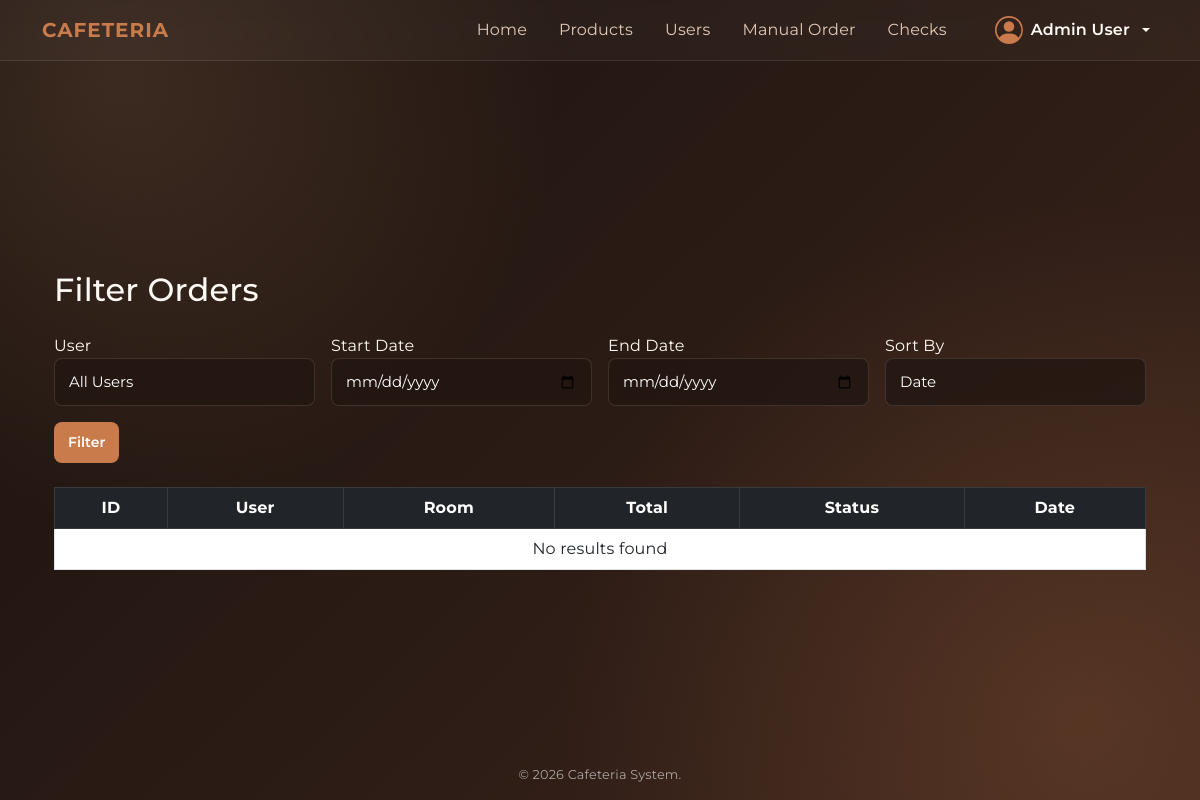
Page /admin/checks.php (signed in) on the earlier database version.
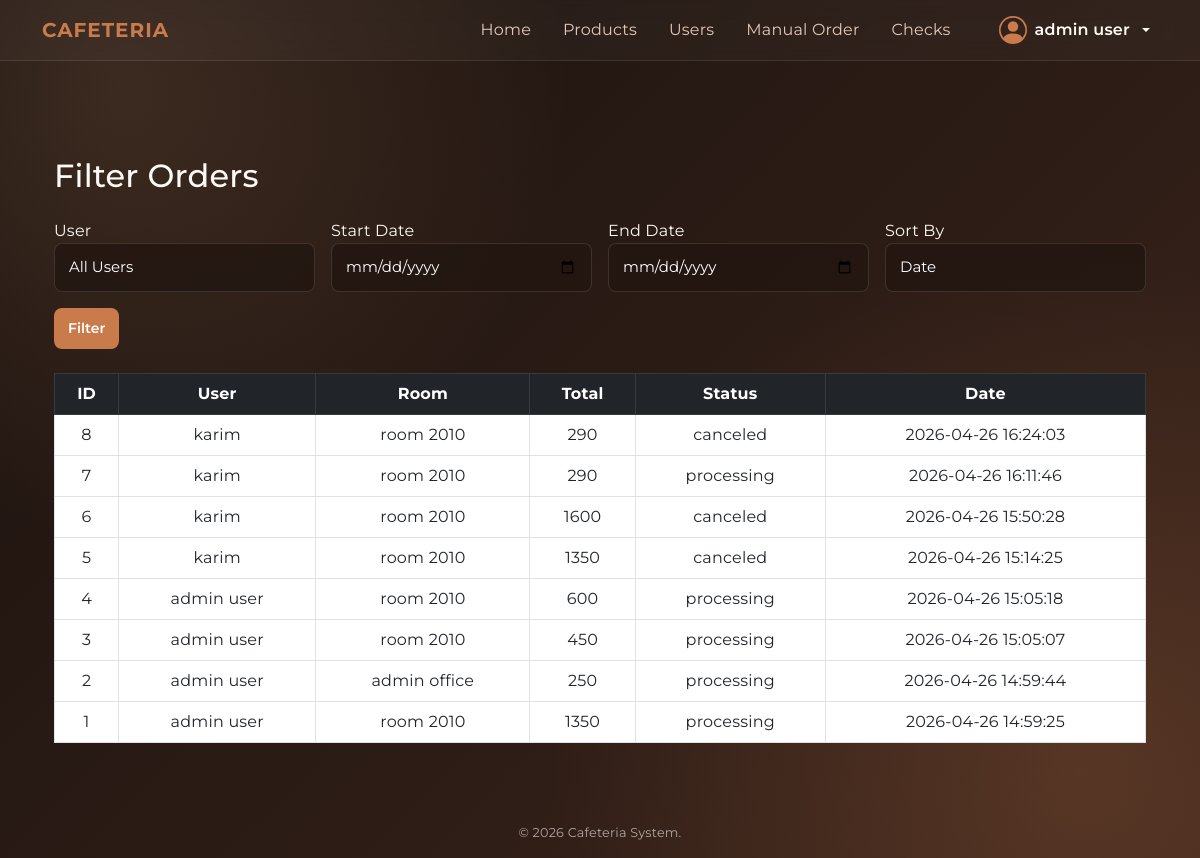
Same page on the later database version.
### tables this page shows
CREATE TABLE orders (
    id INTEGER PRIMARY KEY AUTOINCREMENT,
    user_id INTEGER NOT NULL,
    room_id INTEGER NOT NULL, -- Exact delivery destination
    status TEXT DEFAULT 'processing',
    total_amount REAL NOT NULL,
    notes TEXT,
    created_at TEXT DEFAULT CURRENT_TIMESTAMP,
    FOREIGN KEY (user_id) REFERENCES users(id) ON DELETE CASCADE,
    FOREIGN KEY (room_id) REFERENCES rooms(id) ON DELETE SET NULL,
    CHECK (status IN ('processing', 'out for delivery', 'done', 'canceled'))
);

CREATE TABLE users (
    id INTEGER PRIMARY KEY AUTOINCREMENT,
    name TEXT NOT NULL,
    email TEXT UNIQUE NOT NULL,
    password TEXT NOT NULL,
    role TEXT DEFAULT 'customer',
    room_id INTEGER, -- Default room
    room_number TEXT,
    extension TEXT,
    profile_image TEXT,
    created_at TEXT DEFAULT CURRENT_TIMESTAMP,
    updated_at TEXT DEFAULT CURRENT_TIMESTAMP,
    FOREIGN KEY (room_id) REFERENCES rooms(id) ON DELETE SET NULL,
    CHECK (role IN ('admin', 'customer'))
);

### public/admin/checks.php (the view, shortened to what the changed rows need)
<?php
$db = (new Database())->connect();
$sort      = $_GET['sort']       ?? 'date';
$query = "
    SELECT
        orders.*,
        users.name AS user_name,
        rooms.name AS room_name
    FROM orders
    JOIN users ON orders.user_id = users.id
    JOIN rooms ON orders.room_id = rooms.id
    WHERE 1=1
";
$params = [];
switch ($sort) {
    default:
        $query .= " ORDER BY orders.created_at DESC";
}
$stmt = $db->prepare($query);
$stmt->execute($params);
$orders = $stmt->fetchAll(PDO::FETCH_ASSOC);
include_once __DIR__ . '/../includes/header.php';
?>
<div class="container mt-5">
    <h2 class="mb-4">Filter Orders</h2>
    <table class="table table-bordered text-center">
        <thead class="table-dark">
            <tr>
                <th>ID</th>
                <th>User</th>
                <th>Room</th>
                <th>Total</th>
                <th>Status</th>
                <th>Date</th>
            </tr>
        </thead>
        <tbody>
            <?php if (empty($orders)): ?>
                <tr>
                    <td colspan="6">No results found</td>
                </tr>
            <?php else: ?>
                <?php foreach ($orders as $order): ?>
                    <tr>
                        <td><?= $order['id'] ?></td>
                        <td><?= $order['user_name'] ?></td>
                        <td><?= $order['room_name'] ?></td>
                        <td><?= $order['total_amount'] ?></td>
                        <td><?= $order['status'] ?></td>
                        <td><?= $order['created_at'] ?></td>
                    </tr>
                <?php endforeach; ?>
            <?php endif; ?>
        </tbody>
    </table>
</div>
<?php include_once __DIR__ . '/../includes/footer.php'; ?>

### public/includes/header.php (shortened to what the changed rows need)
<?php
$currentPage = basename($_SERVER['PHP_SELF']);
?>
<!DOCTYPE html>
<html lang="en">
<head>
    <link href="https://cdn.jsdelivr.net/npm/bootstrap@5.3.0/dist/css/bootstrap.min.css" rel="stylesheet">
    <link rel="stylesheet" href="/css/style.css">
</head>
<body class="d-flex flex-column min-vh-100">
    <nav class="navbar navbar-expand-lg navbar-dark" style="background-color: rgba(255, 255, 255, 0.03); backdrop-filter: blur(10px); border-bottom: 1px solid rgba(255, 255, 255, 0.1);">
        <div class="container">
            <div class="collapse navbar-collapse justify-content-end" id="navbarNav">
                <?php if (isset($_SESSION['user_id'])): ?>
                    <ul class="navbar-nav align-items-center gap-3">
                        <?php if ($_SESSION['user_role'] === 'admin'): ?>
                            <li class="nav-item">
                                <a class="nav-link <?= strpos($currentPage, 'dashboard.php') !== false ? 'active' : '' ?>" href="/admin/dashboard.php" style="<?= strpos($currentPage, 'dashboard.php') !== false ? 'color: var(--accent-secondary) !important;' : 'color: var(--text-muted);' ?>">Home</a>
                            </li>
                            <li class="nav-item">
                                <a class="nav-link" href="/admin/products.php" style="color: var(--text-muted);">Products</a>
                            </li>
                            <li class="nav-item">
                                <a class="nav-link" href="/admin/users.php" style="color: var(--text-muted);">Users</a>
                            </li>
                            <li class="nav-item">
                                <a class="nav-link" href="/admin/manual-order.php" style="color: var(--text-muted);">Manual Order</a>
                            </li>
                            <li class="nav-item">
                                <a class="nav-link" href="/admin/checks.php" style="color: var(--text-muted);">Checks</a>
                            </li>
                        <?php endif; ?>
                        <li class="nav-item dropdown ms-lg-3">
                            <a class="nav-link dropdown-toggle d-flex align-items-center gap-2" href="#" id="userDropdown" role="button" data-bs-toggle="dropdown" aria-expanded="false" style="color: var(--text-main);">
                                <span class="fw-semibold"><?= htmlspecialchars($_SESSION['user_name']) ?></span>
                            </a>
                        </li>
                    </ul>
                <?php endif; ?>
            </div>
        </div>
    </nav>
    <div class="container flex-grow-1 d-flex flex-column justify-content-center py-5">

Differences in the rows shown:
added orders: id "8", user.name "karim", room_name "room 2010", total_amount "290", status "canceled", created_at "2026-04-26 16:24:03"
added orders: id "7", user.name "karim", room_name "room 2010", total_amount "290", status "processing", created_at "2026-04-26 16:11:46"
added orders: id "6", user.name "karim", room_name "room 2010", total_amount "1600", status "canceled", created_at "2026-04-26 15:50:28"
added orders: id "5", user.name "karim", room_name "room 2010", total_amount "1350", status "canceled", created_at "2026-04-26 15:14:25"
added orders: id "4", user.name "admin user", room_name "room 2010", total_amount "600", status "processing", created_at "2026-04-26 15:05:18"
added orders: id "3", user.name "admin user", room_name "room 2010", total_amount "450", status "processing", created_at "2026-04-26 15:05:07"
added orders: id "2", user.name "admin user", room_name "admin office", total_amount "250", status "processing", created_at "2026-04-26 14:59:44"
added orders: id "1", user.name "admin user", room_name "room 2010", total_amount "1350", status "processing", created_at "2026-04-26 14:59:25"
Other differences:
$_SESSION['user_name']: "Admin User" → "admin user"
text no longer shown: "No results found"
